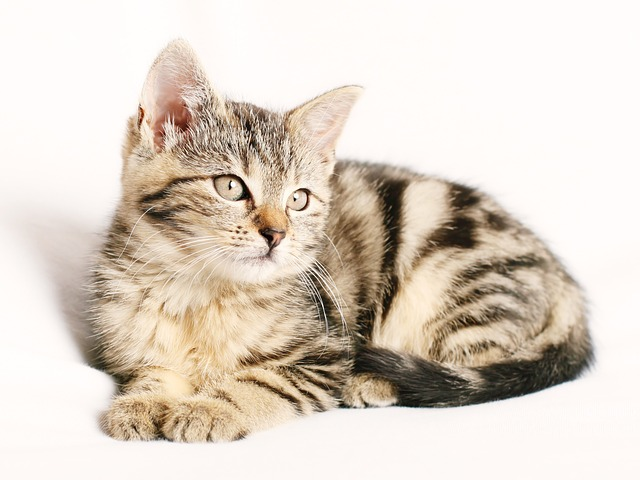
//> input picture data/cat.jpg, 640 x 480 px; its folder holds only this picture in this run
$ ./test_main   (built with g++ and OpenCV 4)
//> lines starting //> are read from the running program, lines starting //| are printed output that depends on the picture
//> further down, img is the input picture: 480 rows x 640 cols, CV_8UC3; mean B, G, R 199, 210.7, 221.7
#include <iostream>
#include <cmath>
#include <vector>
#include <opencv2/opencv.hpp>
#include <chrono>
#include <filesystem>

namespace fs = std::filesystem;
using namespace cv;
using namespace std;

class EnhancedFuzzyCMeans {
private:
    int numClusters;
    int maxIterations;
    float epsilon;
    float m;  // fuzziness parameter
    Mat U;    // membership matrix
    Mat segmented;
    bool usePreprocessing;

    Mat preprocess(const Mat& input) {
        Mat processed;

        // Convert to grayscale first if color image
        Mat gray;
        if (input.channels() > 1) {
            cvtColor(input, gray, COLOR_BGR2GRAY);
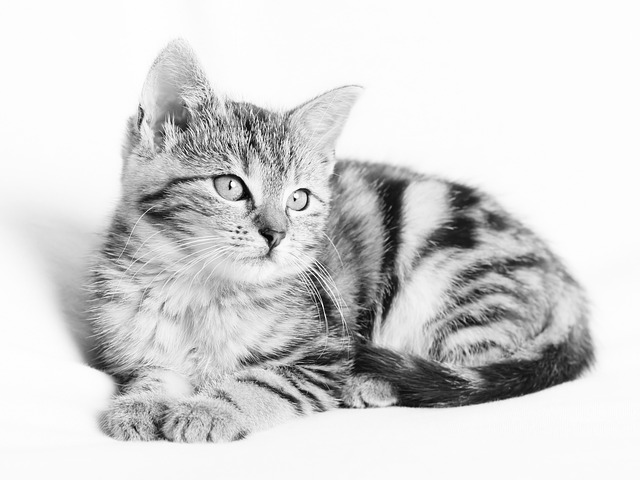
//> gray: 480 rows x 640 cols, CV_8UC1; min 1, max 255, mean 212.7
        } else {
            input.copyTo(gray);
        }

        // Enhance contrast (equalizeHist requires 8UC1)
        Mat enhanced;
        equalizeHist(gray, enhanced);
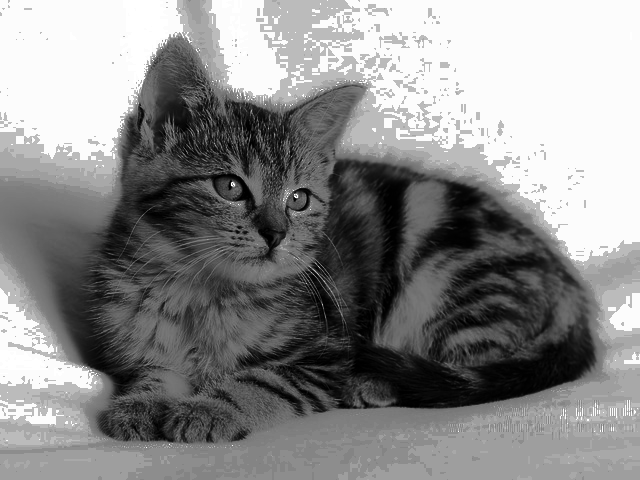
//> enhanced: 480 rows x 640 cols, CV_8UC1; min 0, max 255, mean 137.7

        // Convert to floating point for further processing
        enhanced.convertTo(processed, CV_32F, 1.0/255.0);

        // Apply bilateral filter to reduce noise while preserving edges
        Mat bilateral;
        bilateralFilter(processed, bilateral, 9, 75, 75);
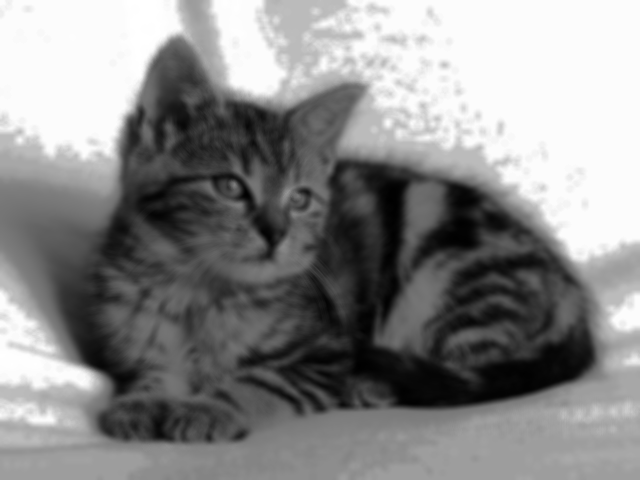
//> bilateral: 480 rows x 640 cols, CV_32FC1; min 0.0028, max 1, mean 0.54

        // Normalize
        Mat normalized;
        normalize(bilateral, normalized, 0, 1, NORM_MINMAX);

        return normalized;
    }

    void postprocess(Mat& input) {
        // Create kernel for morphological operations
        Mat kernel = getStructuringElement(MORPH_ELLIPSE, Size(3,3));

        // Apply morphological operations to clean up segmentation
        morphologyEx(input, input, MORPH_OPEN, kernel);
        morphologyEx(input, input, MORPH_CLOSE, kernel);

        // Optional: Apply median blur to remove small artifacts
        medianBlur(input, input, 3);
    }

public:
    EnhancedFuzzyCMeans(int clusters = 4, int maxIter = 100, float eps = 1e-4, float fuzziness = 1.8, bool preprocess = true)
        : numClusters(clusters), maxIterations(maxIter), epsilon(eps), m(fuzziness), usePreprocessing(preprocess) {

        // Validate parameters
        if (clusters < 2) throw invalid_argument("Number of clusters must be at least 2");
        if (fuzziness <= 1.0) throw invalid_argument("Fuzziness parameter must be greater than 1.0");
        if (maxIter < 1) throw invalid_argument("Maximum iterations must be positive");
    }

    void fit(const Mat& img) {
        // Preprocess the image
        Mat processedImg = usePreprocessing ? preprocess(img) : img;

        // Reshape image to 2D array of pixels
        Mat data = processedImg.reshape(1, processedImg.rows * processedImg.cols);
        data.convertTo(data, CV_32F);

        // Initialize membership matrix randomly
        U = Mat::zeros(numClusters, data.rows, CV_32F);
        randu(U, 0, 1);
        normalize(U, U, 1, 0, NORM_L1, -1, Mat());

        // Main FCM loop
        for (int iter = 0; iter < maxIterations; iter++) {
            // Compute cluster centers
            vector<float> centers(numClusters, 0);
            vector<float> center_denoms(numClusters, 0);

            for (int k = 0; k < numClusters; k++) {
                for (int i = 0; i < data.rows; i++) {
                    float membership = pow(U.at<float>(k, i), m);
                    centers[k] += membership * data.at<float>(i, 0);
                    center_denoms[k] += membership;
                }

                if (center_denoms[k] > numeric_limits<float>::epsilon()) {
                    centers[k] /= center_denoms[k];
                }
            }

            // Update membership matrix
            Mat U_old = U.clone();

            #pragma omp parallel for collapse(2)
            for (int i = 0; i < data.rows; i++) {
                for (int k = 0; k < numClusters; k++) {
                    float sum = 0;
                    float d_ki = abs(data.at<float>(i, 0) - centers[k]);

                    if (d_ki < numeric_limits<float>::epsilon()) {
                        U.col(i).setTo(0);
                        U.at<float>(k, i) = 1;
                        continue;
                    }

                    for (int j = 0; j < numClusters; j++) {
                        float d_ji = abs(data.at<float>(i, 0) - centers[j]);
                        if (d_ji > numeric_limits<float>::epsilon()) {
                            sum += pow(d_ki/d_ji, 2/(m-1));
                        }
                    }

                    U.at<float>(k, i) = 1.0f / sum;
                }
            }

            // Check convergence
            double diff = norm(U - U_old);
            if (diff < epsilon) {
                cout << "Converged after " << iter + 1 << " iterations" << endl;
                break;
            }
        }

        // Create segmented image
        segmented = Mat::zeros(data.rows, 1, CV_32F);
        for (int i = 0; i < data.rows; i++) {
            Point maxLoc;
            minMaxLoc(U.col(i), nullptr, nullptr, nullptr, &maxLoc);
            segmented.at<float>(i) = maxLoc.y;
        }

        // Reshape back to original image dimensions
        segmented = segmented.reshape(1, img.rows);
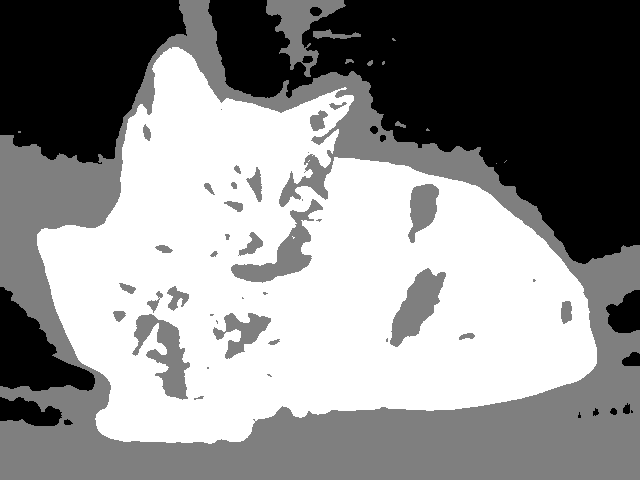
//> segmented: 480 rows x 640 cols, CV_32FC1; min 0, max 2, mean 1.1; drawn with min black and max white

        // Convert to display format
        segmented.convertTo(segmented, CV_8U, 255.0 / (numClusters - 1));
//> segmented: 480 rows x 640 cols, CV_8UC1

        // Apply post-processing
        postprocess(segmented);
//> in postprocess, `medianBlur(input, input, 3);`:
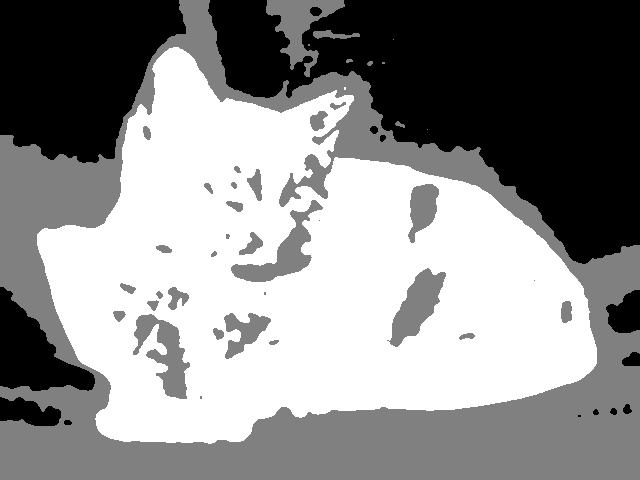
//> input: 480 rows x 640 cols, CV_8UC1; min 0, max 255, mean 140.8
    }

    Mat getSegmented() const {
        return segmented;
    }

    // Add method to visualize segmentation with colors
    Mat getColorSegmented() const {
        Mat colorSegmented;
        applyColorMap(segmented, colorSegmented, COLORMAP_JET);
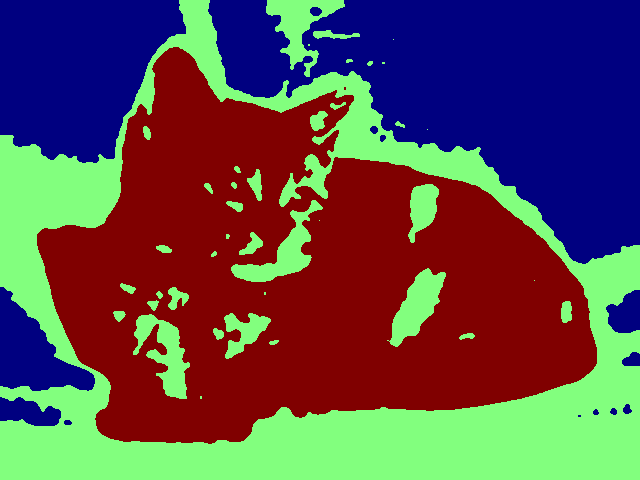
//> colorSegmented: 480 rows x 640 cols, CV_8UC3; mean B, G, R 75.9, 76, 90.3
        return colorSegmented;
    }
};

int main() {
    string inputDir = "data/";
    string outputDir = "segmented_output/";

    // Create output directory if it doesn't exist
    if (!fs::exists(outputDir)) {
        fs::create_directory(outputDir);
    }

    auto startTime = chrono::high_resolution_clock::now();

    try {
        for (const auto& entry : fs::directory_iterator(inputDir)) {
            if (entry.path().extension() == ".jpg" ||
                entry.path().extension() == ".png" ||
                entry.path().extension() == ".jpeg") {

                string imagePath = entry.path().string();
                cout << "Processing: " << imagePath << endl;

                // Read image
                Mat img = imread(imagePath, IMREAD_COLOR);
                if (img.empty()) {
                    cerr << "Error: Could not read image: " << imagePath << endl;
                    continue;
                }

                // Create FCM instance with optimized parameters
                EnhancedFuzzyCMeans fcm(3, 100, 1e-4, 1.8, true);

                // Apply segmentation
                fcm.fit(img);

                // Get and save results
                Mat segmented = fcm.getSegmented();
                Mat colorSegmented = fcm.getColorSegmented();

                string outputPath = outputDir + entry.path().stem().string() + "_segmented.png";
                string colorOutputPath = outputDir + entry.path().stem().string() + "_segmented_color.png";

                imwrite(outputPath, segmented);
                imwrite(colorOutputPath, colorSegmented);

                cout << "Saved: " << outputPath << endl;
                cout << "Saved colored version: " << colorOutputPath << endl;

                // [5 lines of commented-out code are left out]
            }
        }
    } catch (const exception& e) {
        cerr << "Error: " << e.what() << endl;
        return -1;
    }

    auto endTime = chrono::high_resolution_clock::now();
    auto duration = chrono::duration_cast<chrono::seconds>(endTime - startTime).count();
    cout << "Total processing time: " << duration << " seconds" << endl;

    return 0;
}

$ run again, on data/deepen.jpg
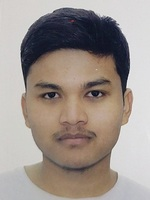
//> input picture data/deepen.jpg, 150 x 200 px
//> img is the input picture: 200 rows x 150 cols, CV_8UC3; mean B, G, R 141.6, 147.7, 157.9
//> in preprocess, `bilateralFilter(processed, bilateral, 9, 75, 75);`:
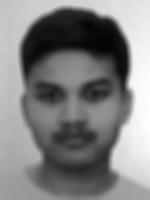
//> bilateral: 200 rows x 150 cols, CV_32FC1; min 0.011, max 0.996, mean 0.505
//> in getColorSegmented, `applyColorMap(segmented, colorSegmented, COLORMAP_JET);`:
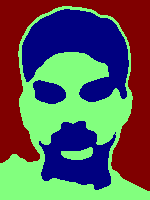
//> colorSegmented: 200 rows x 150 cols, CV_8UC3; mean B, G, R 85.2, 91.7, 88.9
